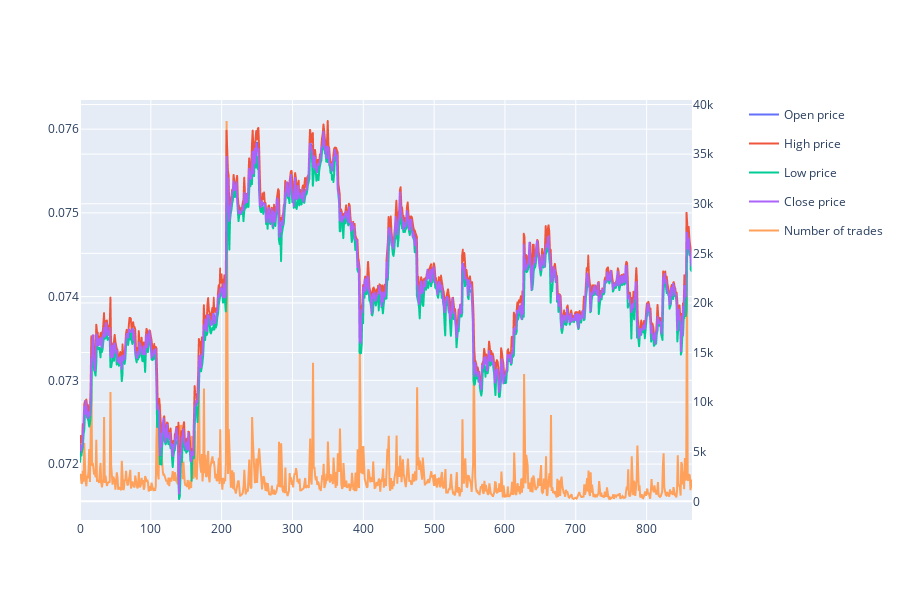

Notebook cell for this chart:
### Markdown cell above
Try to plot it in a graph

### Code cell
# get one symbol to plot but, and combie the graph to easy to see how they affect to each other
fig = px.line(price_df[price_df.Symbol == 'ETHBTC'], x=price_df[price_df.Symbol == 'ETHBTC'].index, y=["Open price", "High price", "Low price", "Close price"])
fig2 = px.line(price_df[price_df.Symbol == 'ETHBTC'], x=price_df[price_df.Symbol == 'ETHBTC'].index, y=["Number of trades"])
fig2.update_traces(yaxis="y2")
subfig = make_subplots(specs=[[{"secondary_y": True}]])
subfig.add_traces(fig.data + fig2.data)
# recoloring is necessary otherwise lines from fig und fig2 would share each color
# e.g. Linear-, Log- = blue; Linear+, Log+ = red... we don't want this
subfig.for_each_trace(lambda t: t.update(line=dict(color=t.marker.color)))
subfig.update_layout(height=600)
subfig.show()

### Figure 1 — Plotly figure (JSON) as saved in the notebook; plotly's stock layout.template omitted (floating-point values rounded to 4 significant figures; data arrays with more than 128 entries replaced by an {"elided": "..."} marker saying what was removed)
{"data": [{"hovertemplate": "variable=Open price<br>x=%{x}<br>value=%{y}<extra></extra>", "legendgroup": "Open price", "line": {"dash": "solid"}, "marker": {"symbol": "circle"}, "mode": "lines", "name": "Open price", "showlegend": true, "type": "scattergl", "x": {"elided": "865 int values"}, "xaxis": "x", "y": {"elided": "865 float values"}, "yaxis": "y"}, {"hovertemplate": "variable=High price<br>x=%{x}<br>value=%{y}<extra></extra>", "legendgroup": "High price", "line": {"dash": "solid"}, "marker": {"symbol": "circle"}, "mode": "lines", "name": "High price", "showlegend": true, "type": "scattergl", "x": {"elided": "865 int values"}, "xaxis": "x", "y": {"elided": "865 float values"}, "yaxis": "y"}, {"hovertemplate": "variable=Low price<br>x=%{x}<br>value=%{y}<extra></extra>", "legendgroup": "Low price", "line": {"dash": "solid"}, "marker": {"symbol": "circle"}, "mode": "lines", "name": "Low price", "showlegend": true, "type": "scattergl", "x": {"elided": "865 int values"}, "xaxis": "x", "y": {"elided": "865 float values"}, "yaxis": "y"}, {"hovertemplate": "variable=Close price<br>x=%{x}<br>value=%{y}<extra></extra>", "legendgroup": "Close price", "line": {"dash": "solid"}, "marker": {"symbol": "circle"}, "mode": "lines", "name": "Close price", "showlegend": true, "type": "scattergl", "x": {"elided": "865 int values"}, "xaxis": "x", "y": {"elided": "865 float values"}, "yaxis": "y"}, {"hovertemplate": "variable=Number of trades<br>x=%{x}<br>value=%{y}<extra></extra>", "legendgroup": "Number of trades", "line": {"dash": "solid"}, "marker": {"symbol": "circle"}, "mode": "lines", "name": "Number of trades", "orientation": "v", "showlegend": true, "type": "scatter", "x": {"elided": "865 int values"}, "xaxis": "x", "y": {"elided": "865 int values"}, "yaxis": "y2"}], "layout": {"height": 600, "xaxis": {"anchor": "y", "domain": [0, 0.94]}, "yaxis": {"anchor": "x", "domain": [0, 1]}, "yaxis2": {"anchor": "x", "overlaying": "y", "side": "right"}}}
